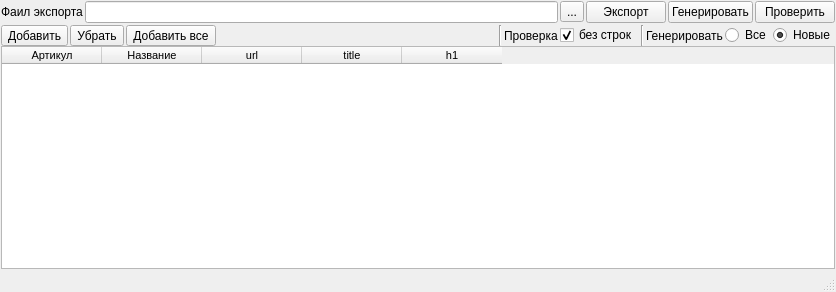
<?xml version="1.0" encoding="UTF-8"?>
<ui version="4.0">
 <class>MainWindow</class>
 <widget class="QMainWindow" name="MainWindow">
  <property name="geometry">
   <rect>
    <x>0</x>
    <y>0</y>
    <width>836</width>
    <height>292</height>
   </rect>
  </property>
  <property name="windowTitle">
   <string>Экспорт товаров</string>
  </property>
  <widget class="QWidget" name="centralwidget">
   <layout class="QGridLayout" name="gridLayout_2">
    <property name="leftMargin">
     <number>1</number>
    </property>
    <property name="topMargin">
     <number>1</number>
    </property>
    <property name="rightMargin">
     <number>1</number>
    </property>
    <property name="bottomMargin">
     <number>1</number>
    </property>
    <property name="spacing">
     <number>2</number>
    </property>
    <item row="1" column="0">
     <layout class="QGridLayout" name="gridLayout">
      <property name="spacing">
       <number>0</number>
      </property>
      <item row="0" column="0">
       <layout class="QHBoxLayout" name="horizontalLayout_2">
        <property name="spacing">
         <number>2</number>
        </property>
        <property name="bottomMargin">
         <number>0</number>
        </property>
        <item>
         <widget class="QToolButton" name="toolButton_3">
          <property name="text">
           <string>Добавить</string>
          </property>
         </widget>
        </item>
        <item>
         <widget class="QToolButton" name="toolButton_2">
          <property name="text">
           <string>Убрать</string>
          </property>
         </widget>
        </item>
        <item>
         <widget class="QToolButton" name="toolButton_4">
          <property name="text">
           <string>Добавить все</string>
          </property>
         </widget>
        </item>
        <item>
         <spacer name="horizontalSpacer">
          <property name="orientation">
           <enum>Qt::Horizontal</enum>
          </property>
          <property name="sizeHint" stdset="0">
           <size>
            <width>40</width>
            <height>20</height>
           </size>
          </property>
         </spacer>
        </item>
        <item>
         <widget class="Line" name="line">
          <property name="orientation">
           <enum>Qt::Vertical</enum>
          </property>
         </widget>
        </item>
        <item>
         <widget class="QLabel" name="label_2">
          <property name="text">
           <string>Проверка</string>
          </property>
         </widget>
        </item>
        <item>
         <widget class="QCheckBox" name="cb_view_none">
          <property name="text">
           <string>без строк</string>
          </property>
          <property name="checked">
           <bool>true</bool>
          </property>
         </widget>
        </item>
        <item>
         <widget class="Line" name="line_2">
          <property name="orientation">
           <enum>Qt::Vertical</enum>
          </property>
         </widget>
        </item>
        <item>
         <widget class="QLabel" name="label_3">
          <property name="text">
           <string>Генерировать</string>
          </property>
         </widget>
        </item>
        <item>
         <widget class="QRadioButton" name="rb_all">
          <property name="text">
           <string>Все</string>
          </property>
         </widget>
        </item>
        <item>
         <widget class="QRadioButton" name="rb_new">
          <property name="text">
           <string>Новые</string>
          </property>
          <property name="checked">
           <bool>true</bool>
          </property>
         </widget>
        </item>
       </layout>
      </item>
      <item row="1" column="0">
       <widget class="QTableWidget" name="tw_position">
        <property name="font">
         <font>
          <family>Tahoma</family>
          <pointsize>8</pointsize>
         </font>
        </property>
        <property name="editTriggers">
         <set>QAbstractItemView::NoEditTriggers</set>
        </property>
        <property name="alternatingRowColors">
         <bool>true</bool>
        </property>
        <property name="selectionBehavior">
         <enum>QAbstractItemView::SelectRows</enum>
        </property>
        <attribute name="verticalHeaderDefaultSectionSize">
         <number>18</number>
        </attribute>
        <attribute name="verticalHeaderMinimumSectionSize">
         <number>16</number>
        </attribute>
        <column>
         <property name="text">
          <string>Артикул</string>
         </property>
        </column>
        <column>
         <property name="text">
          <string>Название</string>
         </property>
        </column>
        <column>
         <property name="text">
          <string>url</string>
         </property>
        </column>
        <column>
         <property name="text">
          <string>title</string>
         </property>
        </column>
        <column>
         <property name="text">
          <string>h1</string>
         </property>
        </column>
       </widget>
      </item>
     </layout>
    </item>
    <item row="0" column="0">
     <layout class="QHBoxLayout" name="horizontalLayout">
      <property name="spacing">
       <number>2</number>
      </property>
      <item>
       <widget class="QLabel" name="label">
        <property name="text">
         <string>Фаил экспорта</string>
        </property>
       </widget>
      </item>
      <item>
       <widget class="QLineEdit" name="le_path"/>
      </item>
      <item>
       <widget class="QToolButton" name="toolButton">
        <property name="text">
         <string>...</string>
        </property>
       </widget>
      </item>
      <item>
       <widget class="QPushButton" name="pushButton">
        <property name="text">
         <string>Экспорт</string>
        </property>
       </widget>
      </item>
      <item>
       <widget class="QPushButton" name="pushButton_3">
        <property name="text">
         <string>Генерировать</string>
        </property>
       </widget>
      </item>
      <item>
       <widget class="QPushButton" name="pushButton_2">
        <property name="text">
         <string>Проверить</string>
        </property>
       </widget>
      </item>
     </layout>
    </item>
   </layout>
  </widget>
  <widget class="QStatusBar" name="statusBar"/>
 </widget>
 <resources/>
 <connections>
  <connection>
   <sender>toolButton</sender>
   <signal>clicked()</signal>
   <receiver>MainWindow</receiver>
   <slot>ui_file_brows()</slot>
   <hints>
    <hint type="sourcelabel">
     <x>408</x>
     <y>18</y>
    </hint>
    <hint type="destinationlabel">
     <x>307</x>
     <y>0</y>
    </hint>
   </hints>
  </connection>
  <connection>
   <sender>toolButton_3</sender>
   <signal>clicked()</signal>
   <receiver>MainWindow</receiver>
   <slot>ui_add_position()</slot>
   <hints>
    <hint type="sourcelabel">
     <x>22</x>
     <y>40</y>
    </hint>
    <hint type="destinationlabel">
     <x>0</x>
     <y>41</y>
    </hint>
   </hints>
  </connection>
  <connection>
   <sender>toolButton_2</sender>
   <signal>clicked()</signal>
   <receiver>MainWindow</receiver>
   <slot>ui_dell_position()</slot>
   <hints>
    <hint type="sourcelabel">
     <x>102</x>
     <y>31</y>
    </hint>
    <hint type="destinationlabel">
     <x>108</x>
     <y>0</y>
    </hint>
   </hints>
  </connection>
  <connection>
   <sender>toolButton_4</sender>
   <signal>clicked()</signal>
   <receiver>MainWindow</receiver>
   <slot>ui_add_all_position()</slot>
   <hints>
    <hint type="sourcelabel">
     <x>150</x>
     <y>33</y>
    </hint>
    <hint type="destinationlabel">
     <x>154</x>
     <y>0</y>
    </hint>
   </hints>
  </connection>
  <connection>
   <sender>pushButton</sender>
   <signal>clicked()</signal>
   <receiver>MainWindow</receiver>
   <slot>ui_export()</slot>
   <hints>
    <hint type="sourcelabel">
     <x>485</x>
     <y>17</y>
    </hint>
    <hint type="destinationlabel">
     <x>386</x>
     <y>0</y>
    </hint>
   </hints>
  </connection>
  <connection>
   <sender>pushButton_2</sender>
   <signal>clicked()</signal>
   <receiver>MainWindow</receiver>
   <slot>ui_checking_position()</slot>
   <hints>
    <hint type="sourcelabel">
     <x>644</x>
     <y>16</y>
    </hint>
    <hint type="destinationlabel">
     <x>384</x>
     <y>0</y>
    </hint>
   </hints>
  </connection>
  <connection>
   <sender>tw_position</sender>
   <signal>cellDoubleClicked(int,int)</signal>
   <receiver>MainWindow</receiver>
   <slot>ui_open_product()</slot>
   <hints>
    <hint type="sourcelabel">
     <x>84</x>
     <y>110</y>
    </hint>
    <hint type="destinationlabel">
     <x>0</x>
     <y>110</y>
    </hint>
   </hints>
  </connection>
  <connection>
   <sender>pushButton_3</sender>
   <signal>clicked()</signal>
   <receiver>MainWindow</receiver>
   <slot>ui_generation()</slot>
   <hints>
    <hint type="sourcelabel">
     <x>513</x>
     <y>15</y>
    </hint>
    <hint type="destinationlabel">
     <x>515</x>
     <y>-45</y>
    </hint>
   </hints>
  </connection>
 </connections>
 <slots>
  <slot>ui_file_brows()</slot>
  <slot>ui_add_position()</slot>
  <slot>ui_dell_position()</slot>
  <slot>ui_add_all_position()</slot>
  <slot>ui_export()</slot>
  <slot>ui_checking_position()</slot>
  <slot>ui_open_product()</slot>
  <slot>ui_generation()</slot>
 </slots>
</ui>
